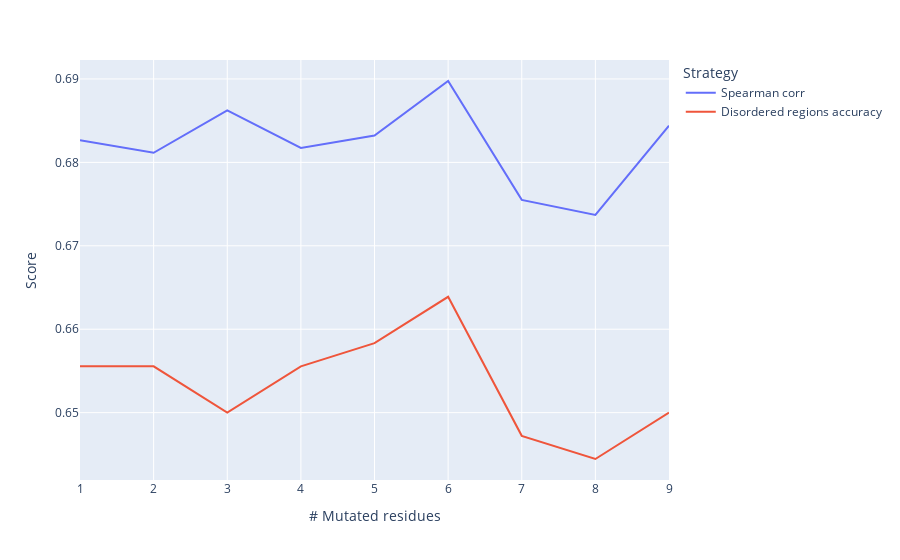

Source (notebook cell):
### Code cell
fig = px.line(df_rand_show, x='# Mutated residues', y='Score', color='Strategy')
fig.show()

### Figure 1 — Plotly figure (JSON) as saved in the notebook; plotly's stock layout.template omitted (floating-point values rounded to 4 significant figures)
{"data": [{"hovertemplate": "Strategy=Spearman corr<br># Mutated residues=%{x}<br>Score=%{y}<extra></extra>", "legendgroup": "Spearman corr", "line": {"color": "#636efa", "dash": "solid"}, "marker": {"symbol": "circle"}, "mode": "lines", "name": "Spearman corr", "orientation": "v", "showlegend": true, "type": "scatter", "x": [1, 2, 3, 4, 5, 6, 7, 8, 9], "xaxis": "x", "y": [0.6827, 0.6812, 0.6862, 0.6817, 0.6832, 0.6898, 0.6755, 0.6737, 0.6844], "yaxis": "y"}, {"hovertemplate": "Strategy=Disordered regions accuracy<br># Mutated residues=%{x}<br>Score=%{y}<extra></extra>", "legendgroup": "Disordered regions accuracy", "line": {"color": "#EF553B", "dash": "solid"}, "marker": {"symbol": "circle"}, "mode": "lines", "name": "Disordered regions accuracy", "orientation": "v", "showlegend": true, "type": "scatter", "x": [1, 2, 3, 4, 5, 6, 7, 8, 9], "xaxis": "x", "y": [0.6556, 0.6556, 0.65, 0.6556, 0.6583, 0.6639, 0.6472, 0.6444, 0.65], "yaxis": "y"}], "layout": {"autosize": true, "legend": {"title": {"text": "Strategy"}, "tracegroupgap": 0}, "margin": {"t": 60}, "xaxis": {"anchor": "y", "autorange": true, "domain": [0, 1], "range": [1, 9], "title": {"text": "# Mutated residues"}, "type": "linear"}, "yaxis": {"anchor": "x", "autorange": true, "domain": [0, 1], "range": [0.6419, 0.6923], "title": {"text": "Score"}, "type": "linear"}}}
